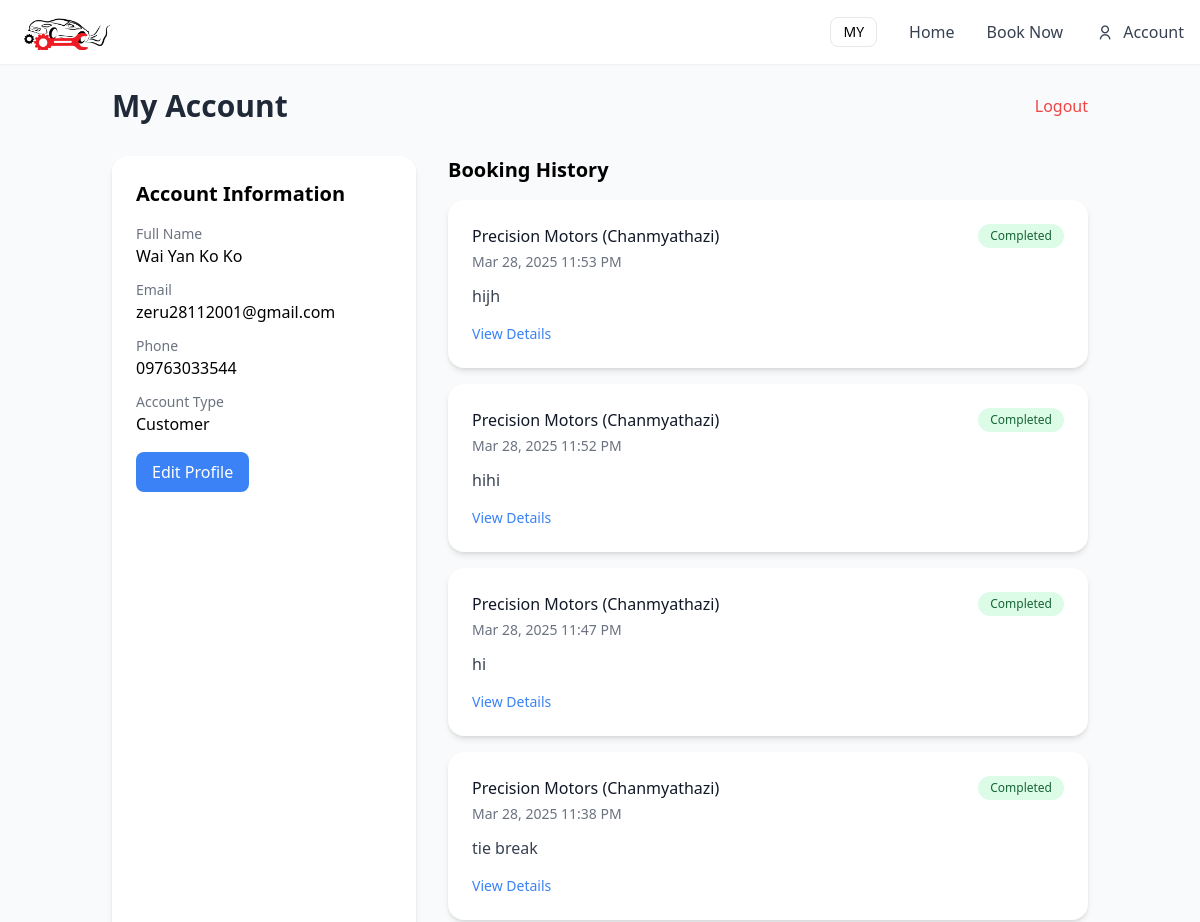
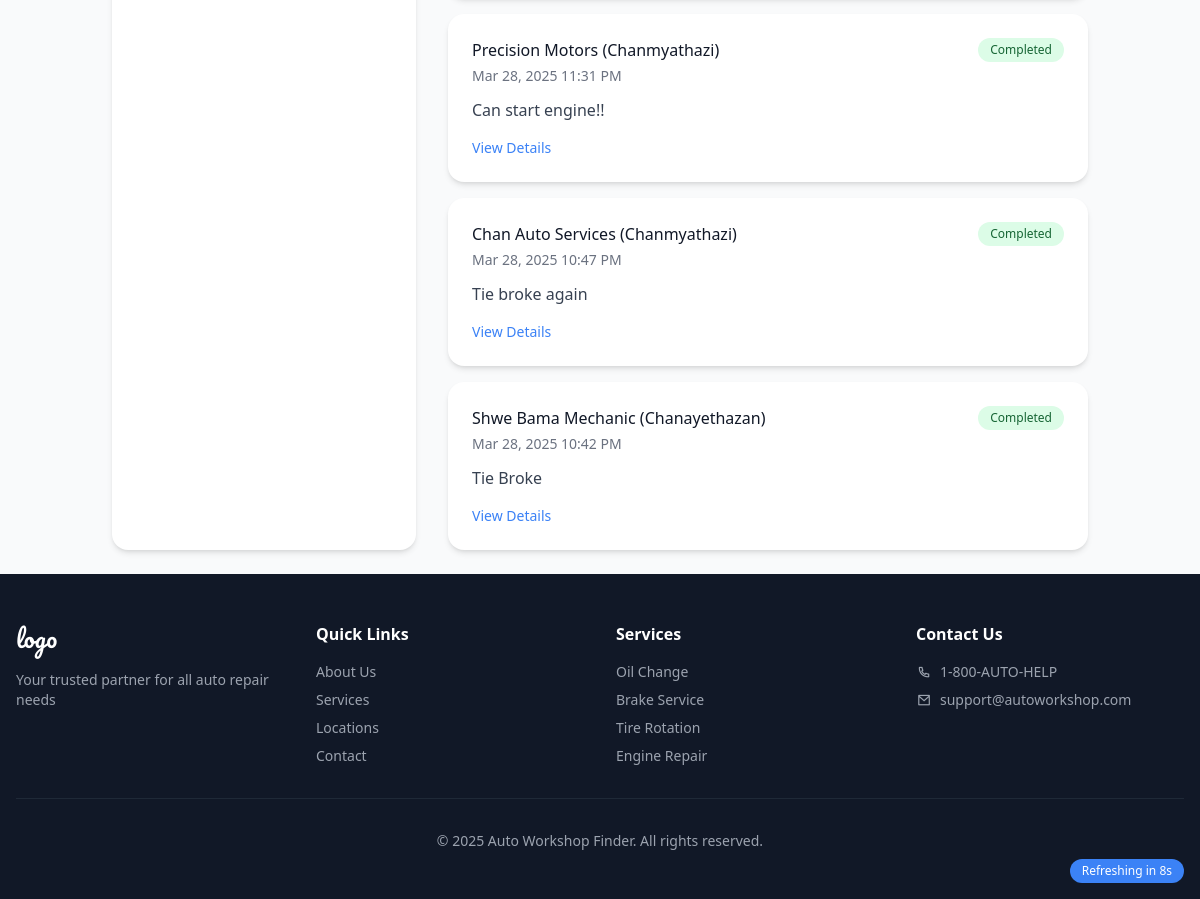
/public/account.php (signed in), run on an earlier commit of the app's database (2 pictures, top to bottom).
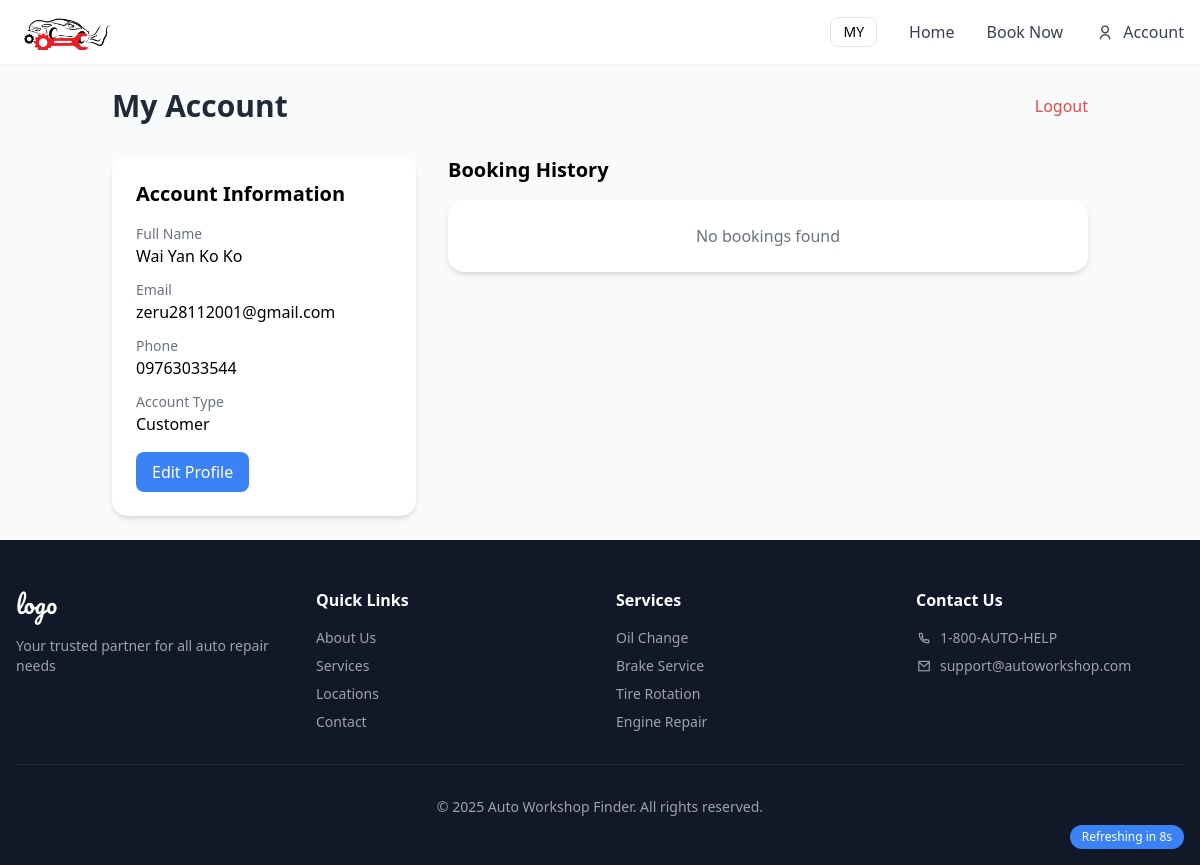
And on a later commit of the database.
### tables this page shows
CREATE TABLE `Users` (
  `UserID` int(11) NOT NULL,
  `FullName` varchar(100) NOT NULL,
  `Email` varchar(100) NOT NULL,
  `Password` varchar(255) NOT NULL,
  `PhoneNumber` varchar(20) DEFAULT NULL,
  `UserType` enum('customer','workshop','admin') NOT NULL,
  `CreatedAt` datetime DEFAULT current_timestamp()
);

CREATE TABLE `Booking` (
  `BookingID` int(11) NOT NULL,
  `CustomerID` int(11) DEFAULT NULL,
  `WorkshopID` int(11) DEFAULT NULL,
  `Description` text DEFAULT NULL,
  `BookingDateTime` datetime DEFAULT current_timestamp(),
  `Status` enum('Pending','Confirmed','Completed') NOT NULL DEFAULT 'Pending',
  `EstimatedWaitTime` int(11) DEFAULT NULL,
  `ConfirmationDateTime` datetime DEFAULT NULL,
  `CompletionDateTime` datetime DEFAULT NULL,
  `EstimatedPrice` decimal(10,2) DEFAULT NULL,
  `FinalPrice` decimal(10,2) DEFAULT NULL,
  `source` varchar(10) DEFAULT 'index'
);

CREATE TABLE `Workshop` (
  `WorkshopID` int(11) NOT NULL,
  `WorkshopName` varchar(100) NOT NULL,
  `Address` varchar(255) DEFAULT NULL,
  `TownshipID` int(11) DEFAULT NULL,
  `CreatedAt` datetime DEFAULT current_timestamp(),
  `UserID` int(11) NOT NULL
);

CREATE TABLE `Township` (
  `TownshipID` int(11) NOT NULL,
  `TownshipName` varchar(50) NOT NULL,
  `CreatedAt` datetime DEFAULT current_timestamp()
);

### public/account.php (the view, shortened to what this page needs)
<?php
include '../config/db.php';
$userId = $_SESSION['user_id'];
$userType = $_SESSION['user_type'];
$stmt = $pdo->prepare("SELECT * FROM Users WHERE UserID = ?");
$stmt->execute([$userId]);
$user = $stmt->fetch();
if ($userType === 'customer') {
    $bookingQuery = "SELECT b.*, w.WorkshopName, t.TownshipName
                   FROM Booking b
                   JOIN Workshop w ON b.WorkshopID = w.WorkshopID
                   JOIN Township t ON w.TownshipID = t.TownshipID
                   WHERE b.CustomerID = ?
                   ORDER BY b.BookingID DESC";
} else {
    $bookingQuery = "SELECT b.*, u.FullName, u.PhoneNumber
                   FROM Booking b
                   JOIN Users u ON b.CustomerID = u.UserID
                   WHERE b.WorkshopID = (SELECT WorkshopID FROM Workshop WHERE UserID = ?)
                   ORDER BY b.BookingID DESC";
}
$stmt = $pdo->prepare($bookingQuery);
$stmt->execute([$userId]);
$bookings = $stmt->fetchAll();
?>
<?php include '../includes/header.php'; ?>
<div class="container mx-auto p-6">
    <div class="flex justify-between items-center mb-8">
        <h1 class="text-3xl font-bold text-gray-800">My Account</h1>
        <a href="../auth/logout.php" class="text-red-500 hover:text-red-700">Logout</a>
    </div>
    <div class="grid grid-cols-1 md:grid-cols-3 gap-8">
        <div class="bg-white p-6 rounded-lg shadow-md">
            <h2 class="text-xl font-semibold mb-4">Account Information</h2>
            <div class="space-y-3">
                <div>
                    <p class="text-sm text-gray-500">Full Name</p>
                    <p class="font-medium"><?= htmlspecialchars($user['FullName']) ?></p>
                </div>
                <div>
                    <p class="text-sm text-gray-500">Email</p>
                    <p class="font-medium"><?= htmlspecialchars($user['Email']) ?></p>
                </div>
                <div>
                    <p class="text-sm text-gray-500">Phone</p>
                    <p class="font-medium"><?= htmlspecialchars($user['PhoneNumber']) ?></p>
                </div>
                <div>
                    <p class="text-sm text-gray-500">Account Type</p>
                    <p class="font-medium capitalize"><?= htmlspecialchars($user['UserType']) ?></p>
                </div>
            </div>
            <a href="edit_profile.php" class="mt-4 inline-block bg-blue-500 text-white px-4 py-2 rounded hover:bg-blue-600">Edit Profile</a>
        </div>
        <div class="md:col-span-2">
            <h2 class="text-xl font-semibold mb-4">Booking History</h2>
            <?php if (empty($bookings)): ?>
                <div class="bg-white p-6 rounded-lg shadow-md text-center">
                    <p class="text-gray-500">No bookings found</p>
                </div>
            <?php else: ?>
                <div class="space-y-4">
                    <?php foreach ($bookings as $booking): ?>
                    <div class="bg-white p-6 rounded-lg shadow-md">
                        <div class="flex justify-between items-start">
                            <div>
                                <h3 class="font-medium text-gray-900">
                                    <?php if ($userType === 'customer'): ?>
                                        <?= htmlspecialchars($booking['WorkshopName']) ?> (<?= htmlspecialchars($booking['TownshipName']) ?>)
                                    <?php else: ?>
                                        <?= htmlspecialchars($booking['FullName']) ?> (<?= htmlspecialchars($booking['PhoneNumber']) ?>)
                                    <?php endif; ?>
                                </h3>
                                <p class="text-sm text-gray-500 mt-1">
                                    <?= date('M j, Y g:i A', strtotime($booking['BookingDateTime'])) ?>
                                </p>
                            </div>
                            <span class="px-3 py-1 rounded-full text-xs font-medium
                                <?= $booking['Status'] === 'Pending' ? 'bg-yellow-100 text-yellow-800' :
                                   ($booking['Status'] === 'Confirmed' ? 'bg-blue-100 text-blue-800' : 'bg-green-100 text-green-800') ?>">
                                <?= htmlspecialchars($booking['Status']) ?>
                            </span>
                        </div>
                        <p class="mt-3 text-gray-700"><?= htmlspecialchars($booking['Description']) ?></p>
                        <div class="mt-4 flex items-center space-x-3">
                        <?php if ($userType === 'customer'): ?>
                                <?php
                                $statusPage = ($booking['source'] ?? 'index') === 'book'
                                    ? 'booking_status_book.php'
                                    : 'booking_status.php';
                                ?>
                                <a href="<?= $statusPage ?>?booking_id=<?= $booking['BookingID'] ?>"
                                   class="text-blue-500 hover:text-blue-700 text-sm">
                                    View Details
                                </a>
                            <?php endif; ?>
                        </div>
                    </div>
                    <?php endforeach; ?>
                </div>
            <?php endif; ?>
        </div>
    </div>
</div>
<div class="fixed bottom-4 right-4 bg-blue-500 text-white px-3 py-1 rounded-full text-xs">
        Refreshing in <span id="countdown">10</span>s
    </div>
<?php include '../includes/footer.php'; ?>

### includes/header.php (shortened to what this page needs)
<!DOCTYPE html>
<html lang="en">
<head>
    <script src="https://cdn.tailwindcss.com"></script>
    <link href="https://cdnjs.cloudflare.com/ajax/libs/remixicon/4.6.0/remixicon.min.css" rel="stylesheet" />
</head>
<body class="bg-gray-50 min-h-screen">
    <nav class="desktop-nav bg-white shadow-sm">
        <div class="max-w-7xl mx-auto px-4">
            <div class="flex justify-between h-16">
                <a href="index.php" class="flex items-center">
                    <img src="../logo.png" alt="logo" style="width:100px;height:35px;object-fit:cover;">
                </a>
                <div class="flex items-center space-x-8">
                    <button id="translateBtn" class="px-3 py-1 border rounded-button text-sm hover:bg-gray-100"
                        onclick="toggleLanguage()">
                    </button>
                    <a href="<?= ($_SESSION['user_type'] ?? '') === 'workshop' ? 'dashboard.php' : '../public/index.php' ?>"
                       class="block text-gray-700 hover:text-primary"
                       data-translate="home">
                    </a>
                    <?php if (($_SESSION['user_type'] ?? '') === 'customer'): ?>
                        <a href="book.php" class="text-gray-700 hover:text-primary" data-translate="book">Book Now</a>
                    <?php endif; ?>
                    <a href="../public/account.php" class="flex items-center space-x-2 text-gray-700 hover:text-primary">
                        <i class="ri-user-line w-5 h-5 flex items-center justify-center"></i>
                        <span data-translate="account">Account</span>
                    </a>
                </div>
            </div>
        </div>
    </nav>

### includes/footer.php (shortened to what this page needs)
<footer class="bg-gray-900 text-white py-8 md:py-12">
    <div class="max-w-7xl mx-auto px-4">
      <div class="grid grid-cols-1 md:grid-cols-4 gap-6 md:gap-8">
        <div>
          <h4 class="font-['Pacifico'] text-xl md:text-2xl mb-4">logo</h4>
          <p class="text-xs md:text-sm text-gray-400" data-translate="footerTagline">
          </p>
        </div>
        <div>
          <h4 class="font-semibold mb-2 md:mb-4 text-sm md:text-base" data-translate="quickLinks">Quick Links</h4>
          <ul class="space-y-1 md:space-y-2 text-xs md:text-sm text-gray-400">
            <li><a href="#" class="hover:text-white" data-translate="aboutUs">About Us</a></li>
            <li><a href="#" class="hover:text-white" data-translate="services">Services</a></li>
            <li><a href="#" class="hover:text-white" data-translate="locations">Locations</a></li>
            <li><a href="#" class="hover:text-white" data-translate="contact">Contact</a></li>
          </ul>
        </div>
        <div>
          <h4 class="font-semibold mb-2 md:mb-4 text-sm md:text-base" data-translate="services">Services</h4>
          <ul class="space-y-1 md:space-y-2 text-xs md:text-sm text-gray-400">
            <li><a href="#" class="hover:text-white" data-translate="oilChange">Oil Change</a></li>
            <li><a href="#" class="hover:text-white" data-translate="brakeService">Brake Service</a></li>
            <li><a href="#" class="hover:text-white" data-translate="tireRotation">Tire Rotation</a></li>
            <li><a href="#" class="hover:text-white" data-translate="engineRepair">Engine Repair</a></li>
          </ul>
        </div>
        <div>
          <h4 class="font-semibold mb-2 md:mb-4 text-sm md:text-base" data-translate="contactUs">Contact Us</h4>
          <ul class="space-y-1 md:space-y-2 text-xs md:text-sm text-gray-400">
            <li class="flex items-center">
              <i class="ri-phone-line w-4 h-4 flex items-center justify-center mr-2"></i>
              1-800-AUTO-HELP
            </li>
            <li class="flex items-center">
              <i class="ri-mail-line w-4 h-4 flex items-center justify-center mr-2"></i>
              support@autoworkshop.com
            </li>
          </ul>
        </div>
      </div>
      <div class="border-t border-gray-800 mt-6 md:mt-8 pt-6 md:pt-8 text-center text-xs md:text-sm text-gray-400">
        <p data-translate="copyright">&copy; 2025 Auto Workshop Finder. All rights reserved.</p>
      </div>
    </div>
  </footer>
</body>
</html>

### includes/header.php (style rules this page uses)
:where([class^="ri-"])::before { content: "\f3c2"; }

What changed in the data, as far as the page shows it:
removed booking: WorkshopID.WorkshopName "Precision Motors", township.TownshipName "Chanmyathazi", BookingDateTime "Mar 28, 2025 11:53 PM", Status "Completed", Description "hijh"
removed booking: WorkshopID.WorkshopName "Precision Motors", township.TownshipName "Chanmyathazi", BookingDateTime "Mar 28, 2025 11:52 PM", Status "Completed", Description "hihi"
removed booking: WorkshopID.WorkshopName "Precision Motors", township.TownshipName "Chanmyathazi", BookingDateTime "Mar 28, 2025 11:47 PM", Status "Completed", Description "hi"
removed booking: WorkshopID.WorkshopName "Precision Motors", township.TownshipName "Chanmyathazi", BookingDateTime "Mar 28, 2025 11:38 PM", Status "Completed", Description "tie break"
removed booking: WorkshopID.WorkshopName "Precision Motors", township.TownshipName "Chanmyathazi", BookingDateTime "Mar 28, 2025 11:31 PM", Status "Completed", Description "Can start engine!!"
removed booking: WorkshopID.WorkshopName "Chan Auto Services", township.TownshipName "Chanmyathazi", BookingDateTime "Mar 28, 2025 10:47 PM", Status "Completed", Description "Tie broke again"
removed booking: WorkshopID.WorkshopName "Shwe Bama Mechanic", township.TownshipName "Chanayethazan", BookingDateTime "Mar 28, 2025 10:42 PM", Status "Completed", Description "Tie Broke"
Also different on the page:
text now shown: "No bookings found"
